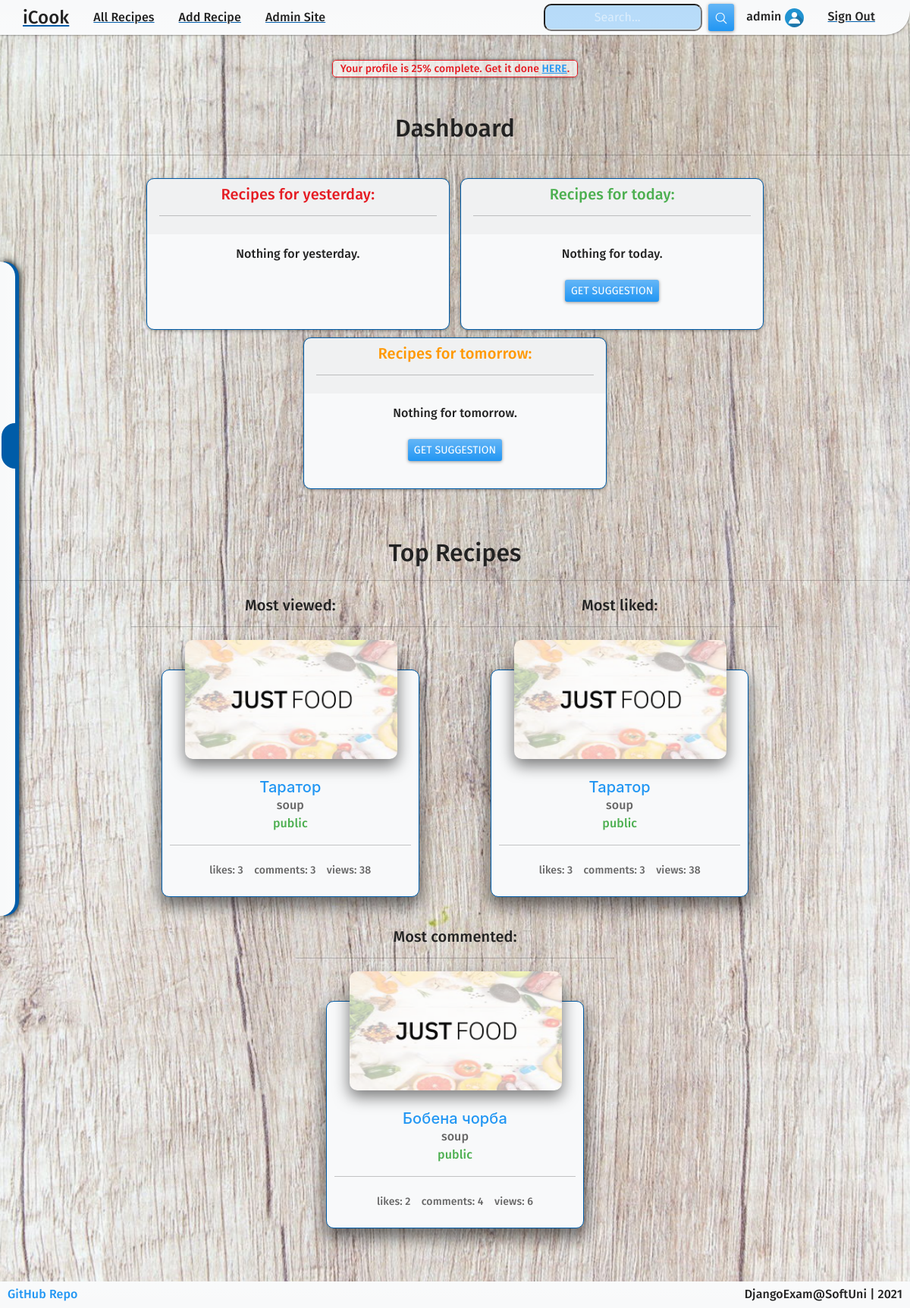
Page /profile/home/ (signed in) on the earlier database version.
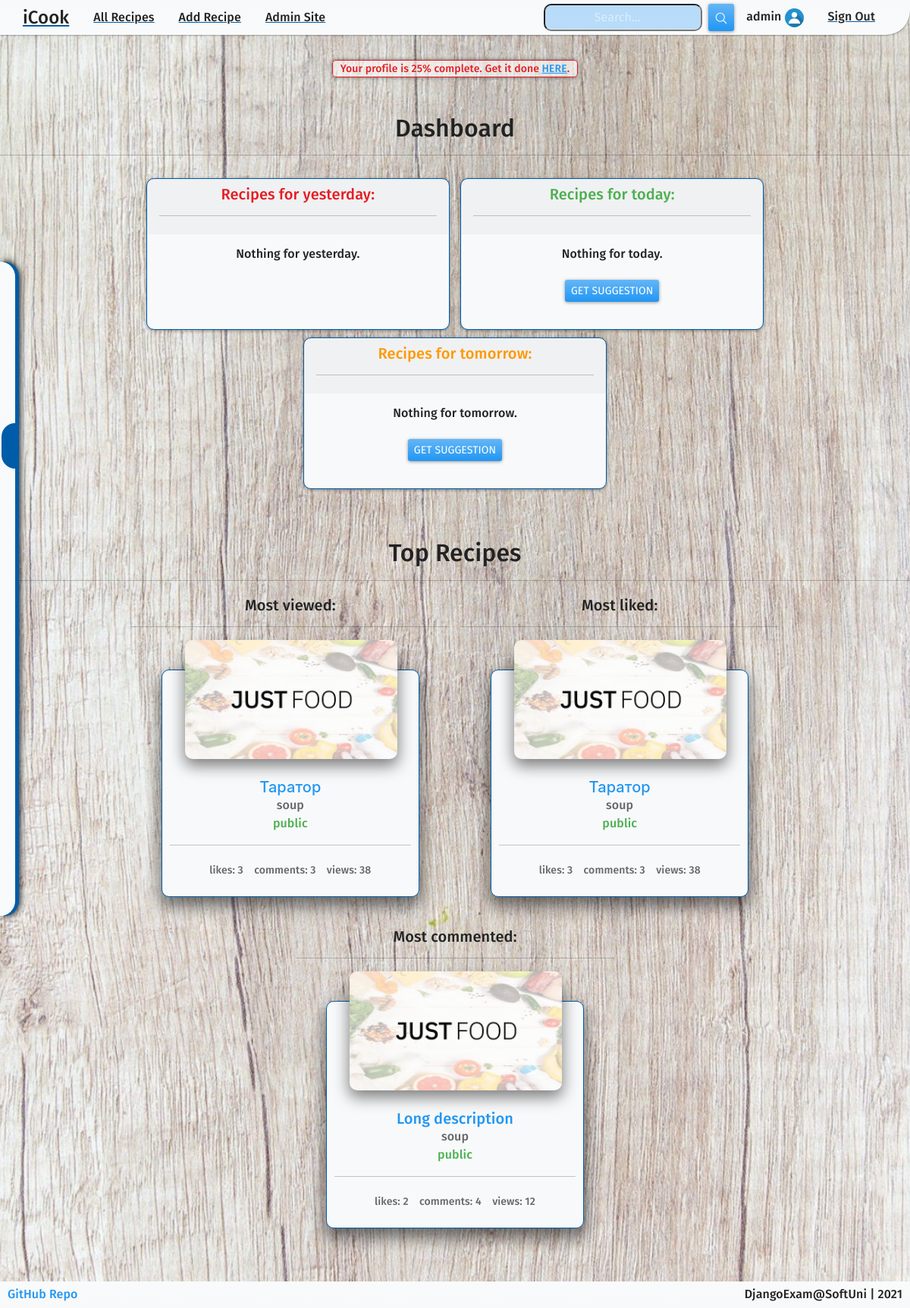
Same page on the later database version.
### LetsCook/recipes/models.py (models this page shows, shortened)
class Recipe(models.Model):
    author = models.ForeignKey(
        UserModel,
        on_delete=models.CASCADE,
    )
    title = models.CharField(
        max_length=100,
        validators=[
            MinLengthValidator(3),
            validate_digits_not_in_string,
        ],
    )
    meal_type = models.CharField(
        max_length=20,
        choices=(
            MEAL_TYPES
        )
    )
    image = ResizedImageField(
        size=[680, 382],
        crop=['middle', 'center'],
        upload_to='recipes',
        blank=True,
        null=True,
    )
    description = models.CharField(
        max_length=100,
    )
    time = models.IntegerField(
        validators=[
            MinValueValidator(1),
        ]
    )
    servings = models.IntegerField(
        validators=[
            MinValueValidator(1),
        ]
    )
    preparation = models.TextField(
        max_length=1000,
    )
    vegetarian = models.BooleanField(
        default=False,
    )
    public = models.BooleanField(
        default=True,
    )
    created_on = models.DateTimeField(
        auto_now_add=True,
    )
    recipe_views = models.IntegerField(
        default=0,
    )
    @property
    def likes_count(self):
        return self.like_set.count()
    @property
    def comments_count(self):
        return self.comment_set.count()
    class Meta:
        ordering = ['-id']

### LetsCook/profiles/views.py (the view)
# urls.py: path('home/', views.home, name='home'),
@login_required(login_url=reverse_lazy('sign-in'))
def home(request):
    recipes_today, recipes_yesterday, recipes_tomorrow = get_recipes_for_current_days(request)
    most_views, most_likes, most_comments = get_top_recipes()
    context = {
        'recipes_for_today': recipes_today,
        'recipes_for_yesterday': recipes_yesterday,
        'recipes_for_tomorrow': recipes_tomorrow,
        'most_views': most_views,
        'most_likes': most_likes,
        'most_comments': most_comments,
    }
    return render(request, 'profiles/home.html', context)

### LetsCook/core/utils.py (called while the page is built)
def get_recipes_for_day(request, day):
    user = request.user
    choices_for_day = user.choice_set.filter(date=day)
    recipes = []
    if choices_for_day:
        recipes = [ch.recipe for ch in choices_for_day]
    return recipes

def get_recipes_for_current_days(request):
    today = datetime.date.today()
    yesterday = today - datetime.timedelta(days=1)
    tomorrow = today + datetime.timedelta(days=1)
    recipes_today = get_recipes_for_day(request, today)
    recipes_yesterday = get_recipes_for_day(request, yesterday)
    recipes_tomorrow = get_recipes_for_day(request, tomorrow)
    return recipes_today, recipes_yesterday, recipes_tomorrow

def get_top_recipes():
    all_public_recipes = Recipe.objects.filter(public=True)
    most_views = Recipe.objects.filter(public=True).order_by('recipe_views').last()
    most_likes = list(sorted(all_public_recipes, key=lambda obj: -obj.likes_count))[0]
    most_comments = list(sorted(all_public_recipes, key=lambda obj: -obj.comments_count))[0]
    return most_views, most_likes, most_comments

### templates/profiles/home.html (shortened to what the changed rows need)
{% extends 'shared/base.html' %}
{% block content %}
    <h2 class="text-center mt-5 mb-3">Dashboard</h2>
    <h2 class="text-center mt-5 mb-3">Top Recipes</h2>
    <div class="container">
        <div class="row row-cols-auto">
            <div class="col">
                {% include 'recipes/short-details.html' with r=most_comments %}
            </div>
        </div>
    </div>
{% endblock %}

### templates/recipes/short-details.html (shortened to what this page needs)
{% load static %}
<div class="card-container">
    <div class="new-card border-primary">
        <a href="{% url 'details-recipe' r.pk %}" class="text-decoration-none">
            <div class="imgBx">
                {% if not recipe.image %}
                    <img src="{% static 'images/food-default.png' %}" alt="image">
                {% else %}
                    <img src="{{ r.image.url }}" alt="image">
                {% endif %}
            </div>
        </a>
        <div>
            <a href="{% url 'details-recipe' r.pk %}" class="text-decoration-none">
                <h5 class="card-title text-primary center">{{ r.title|capfirst }}</h5>
            </a>
            <span class="card-subtitle text-muted center">{{ r.meal_type }}</span>
            {% if r.public %}
                <span class="card-subtitle text-success center">public</span>
            {% else %}
                <span class="card-subtitle text-danger center">private</span>
            {% endif %}
            <hr>
            <div class="container">
                <div class="row row-cols-auto justify-content-between">
                    <div class="col text-center">
                        <small class="text-muted">likes: {{ r.like_set.count }}</small>
                    </div>
                    <div class="col text-center">
                        <small class="text-muted">comments: {{ r.comment_set.count }}</small>
                    </div>
                    <div class="col text-center">
                        <small class="text-muted">views: {{ r.recipe_views }}</small>
                    </div>
                </div>
            </div>
        </div>
    </div>
</div>

Differences in the rows shown:
no longer on this page (row unchanged): Recipe: title "Бобена чорба", meal_type "soup", like_set.count "2", comment_set.count "4", recipe_views "6"
now on this page (row edited): Recipe: title "Long description", meal_type "soup", like_set.count "2", comment_set.count "4", recipe_views "12"
